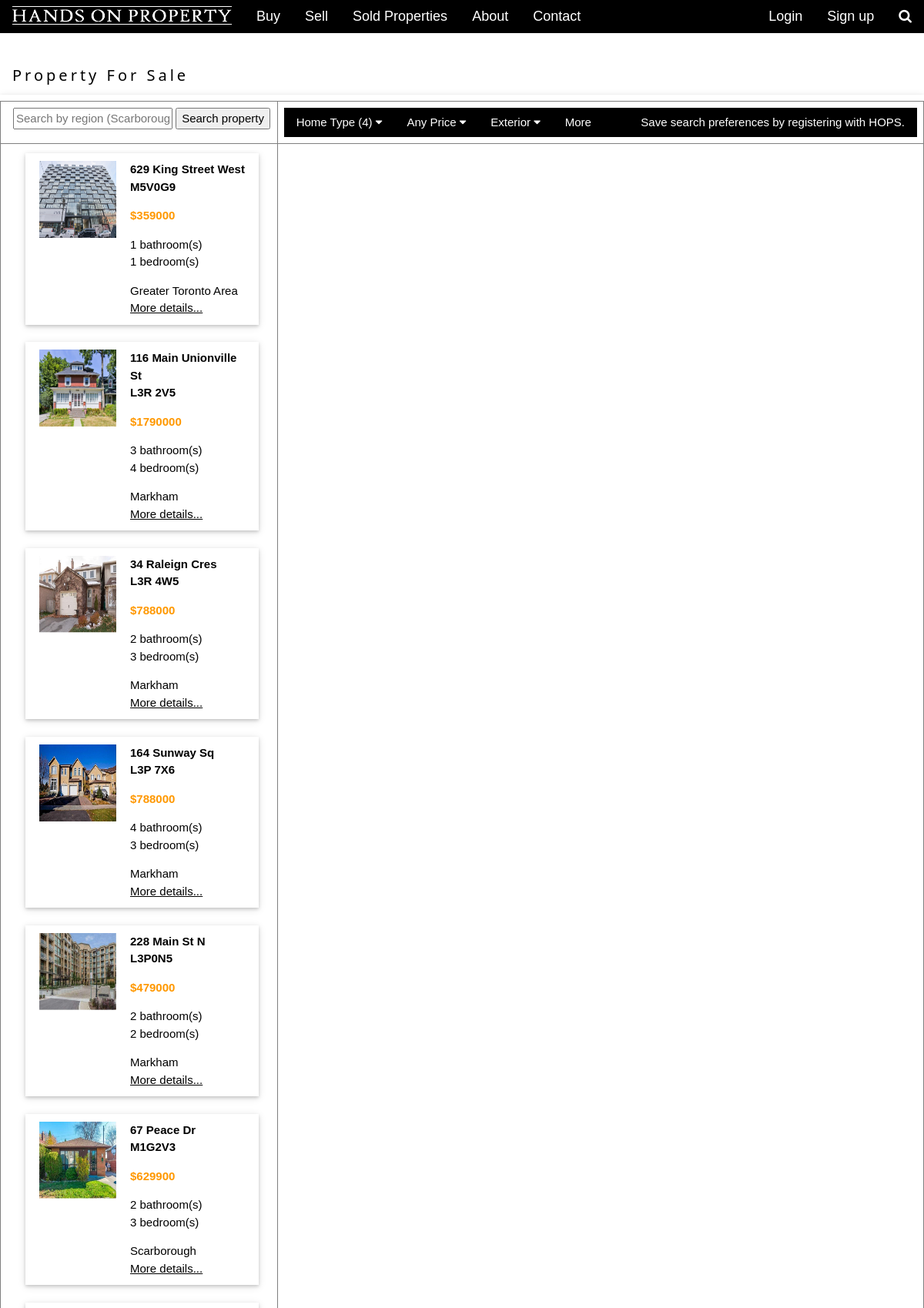
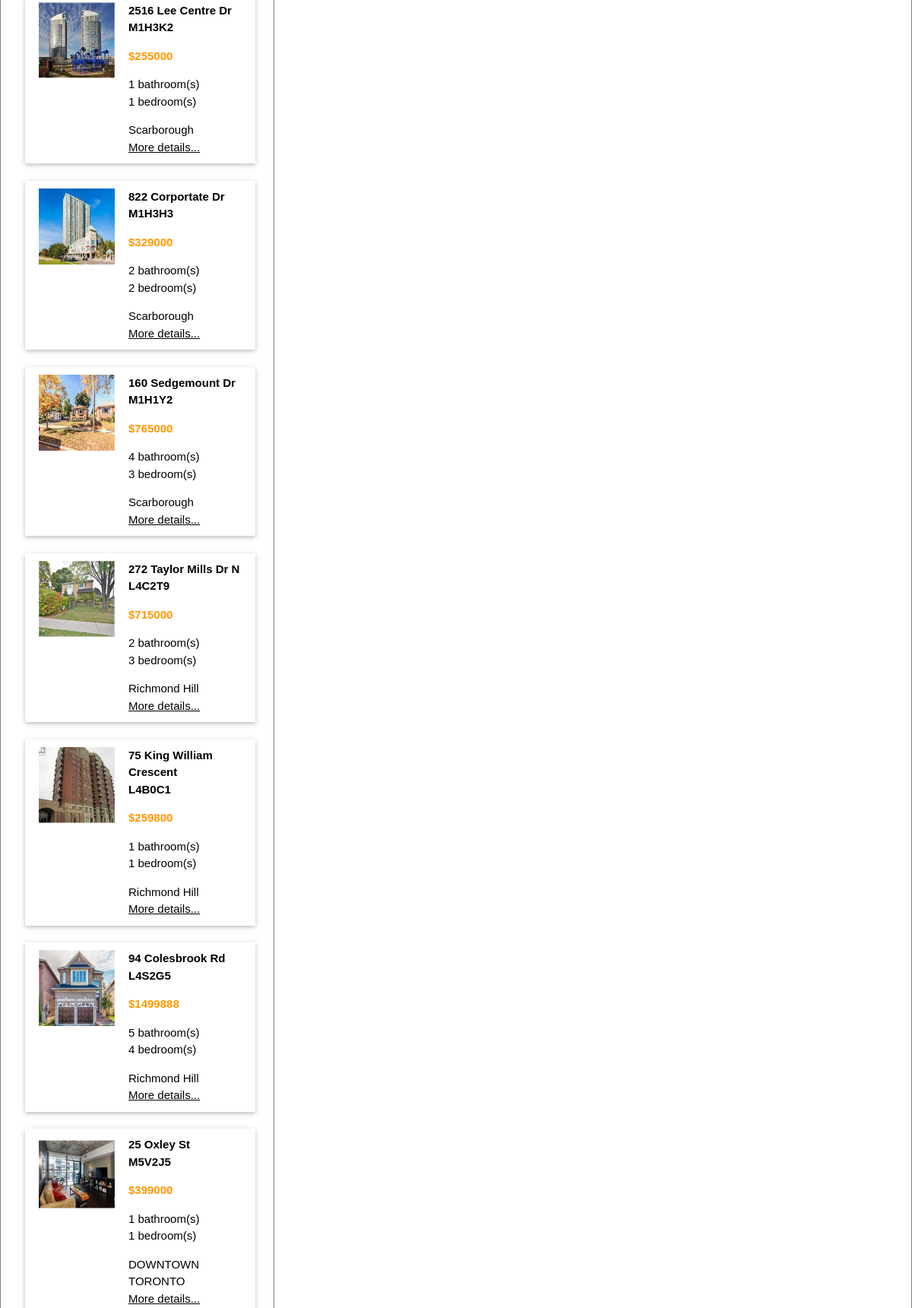
The page /buyproperty.php (upper part) on the database its author committed (2 pictures, top to bottom).
### tables this page shows
CREATE TABLE IF NOT EXISTS `property_images` (
  `id` int(11) NOT NULL,
  `image_path` varchar(150) NOT NULL,
  `mls_id` varchar(10) NOT NULL
);

CREATE TABLE IF NOT EXISTS `property` (
  `id` int(9) NOT NULL,
  `street_num` int(5) NOT NULL,
  `street_name` varchar(50) NOT NULL,
  `unit_num` varchar(4) NOT NULL,
  `postal_code` varchar(10) NOT NULL,
  `description` varchar(1000) NOT NULL,
  `num_of_bedroom` int(2) NOT NULL,
  `num_of_bathroom` int(2) NOT NULL,
  `region` varchar(50) NOT NULL,
  `city` varchar(50) NOT NULL,
  `province_territory` varchar(50) NOT NULL,
  `price` int(9) NOT NULL,
  `mls_id` varchar(10) NOT NULL,
  `latitude` decimal(11,6) NOT NULL,
  `longitude` decimal(11,6) NOT NULL
);

### library.php (the view, shortened to what this page needs)
<?php
	function showHeader($title, $body_css, $logout, $username){
		echo "<!DOCTYPE html><html>
		<title>".$title."</title>
		<meta name='viewport' content='width=device-width, initial-scale=1'>
		<link rel='stylesheet' type='text/css' href='./css/w3.css'>
		<link rel='stylesheet' type='text/css' href='./css/kalvin.css'>
		<link rel='stylesheet' href='https://fonts.googleapis.com/icon?family=Material+Icons'>
		<link rel='stylesheet' href='https://cdnjs.cloudflare.com/ajax/libs/font-awesome/4.7.0/css/font-awesome.min.css'>
		";
		echo "
		<script type='text/javascript' src='./js/library.js'></script>
		<script type='text/javascript' src='./js/kalvin.js'></script>
		<body ".$body_css.">
		";
		echo "
			<div class='w3-top'>
			<div class='w3-center'>
				<ul class='w3-navbar w3-black w3-large w3-left-align'>
				  <!--<li class='w3-hide-medium w3-hide-large w3-opennav w3-right'>
					<a class='w3-padding-large' href='javascript:void(0)' onclick='myFunction()' title='Toggle Navigation Menu'><i class='fa fa-bars'></i></a>
				  </li>-->
					<li class='w3-hide-small'><a class='w3-hover-none' href='index.php'><img src='./img/logo.png' border='0' /></a></li>
					<li class='w3-hide-small'><a href='buyproperty.php'>Buy</a></li>
					<li class='w3-hide-small'><a href='sellproperty.php'>Sell</a></li>
					<li class='w3-hide-small'><a href='historylist.php'>Sold Properties</a></li>
					<li class='w3-hide-small'><a href='aboutus.php'>About</a></li>
					<li class='w3-hide-small'><a href='contactus.php'>Contact</a></li>
					<li class='w3-right w3-hide-small'><a href='javascript:void(0)' class='w3-hover-red'><i class='fa fa-search'></i></a>
		";
		if($logout == 0){
			echo "
					<li class='w3-right w3-hide-small'><a href='#' class='w3-hover-red'
						onclick=\"document.getElementById('signUpModal').style.display='block';
						document.forms['SignUpForm']['firstName'].value = '';
						document.forms['SignUpForm']['lastName'].value = '';
						document.forms['SignUpForm']['email'].value = '';
						document.forms['SignUpForm']['phone_num'].value = '';
						document.forms['SignUpForm']['passWord'].value = '';
						document.getElementById('signup_msg').innerHTML = '';
						\">Sign up</a></li>
					<li class='w3-right w3-hide-small'><a href='#' class='w3-hover-red'
							onclick=\"document.getElementById('loginModal').style.display='block';
							document.forms['LoginForm']['userName'].value='';
							document.forms['LoginForm']['passWord'].value='';
							document.getElementById('login_msg').innerHTML='';
						\">Login</a></li>
				</ul>
			</div>
			</div>
			";
		}
	}
	function showFooter(){
		echo
		"</body>
		</html>
		";
	}
	function getPropertyList($region, $home_type, $min_price, $max_price, $exterior, $counter){
		$db = "";
		$property = "property";
		$server = "localhost";
		$user = "";
		$pass = "";
		$conn = mysqli_connect($server, $user, $pass, $db);
		if($counter == 4){
			$query = "select street_num, street_name, postal_code, region, city, province_territory, price, mls_id, num_of_bedroom, num_of_bathroom, latitude, longitude from $property p where region like '%$region%'
			and p.price >= $min_price and p.price <= $max_price";
		}
		else{
			$query = "select street_num, street_name, postal_code, region, city, province_territory, price, mls_id, num_of_bedroom, num_of_bathroom, latitude, longitude from $property";
		}
		if($results = mysqli_query($conn, $query)){
			$rowcount = mysqli_num_rows($results);
			if($rowcount > 0){
				while($row = mysqli_fetch_row($results)){
					$street_num = $row[0];
					$street_name = $row[1];
					$postal_code = $row[2];
					$region = $row[3];
					$price = $row[6];
					$mls_id = $row[7];
					$num_of_bedroom = $row[8];
					$num_of_bathroom = $row[9];
					echo "<div class='w3-card-2'>";
					echo "<table><tr>";
						echo "<td>";
						$image_query = "select image_path from property_images where mls_id = '$mls_id'";
						if($image_results = mysqli_query($conn, $image_query)){
							while($row = mysqli_fetch_row($image_results)){
								$image_path = $row[0];
								echo "<img src='$image_path' width='100' height='100' />" . "<br />";
								break;
							}
						}
						echo "</td>";
						echo "<td>";
						echo "<b>$street_num $street_name</b>
							<br /><b>$postal_code</b>
							<p class='w3-text-orange'><b>\$$price</b></p>
							<p>$num_of_bathroom bathroom(s)<br />$num_of_bedroom bedroom(s) </p>
							$region
							<br />
								<a href='buyproperty.php?mls_id=".$mls_id."'>More details...</a>
							";
						echo "</td>";
					echo "</tr></table>";
					echo "</div>";
					echo "<br />";
				}
			}else{
				echo "<div class='w3-card-2'><table><tr><td><h2 class='w3-text-black'>No results found.</h2></td></tr>
				<tr><td><a href='buyproperty.php'>Click to refresh search</a></td></tr>
				</table></div>";
			}
		}
	}
?>

### css/w3.css (style rules this page uses)
*,*:before,*:after { box-sizing:inherit }
html { -ms-text-size-adjust:100%;-webkit-text-size-adjust:100% }
body { margin:0 }
a { background-color:transparent;-webkit-text-decoration-skip:objects }
img { border-style:none }
html,body { font-family:Verdana,sans-serif;font-size:15px;line-height:1.5 }
html { overflow-x:hidden }
img { margin-bottom:-5px }
a { color:inherit }
.w3-table td,.w3-table th,.w3-table-all td,.w3-table-all th { padding:8px 8px;display:table-cell;text-align:left;vertical-align:top }
.w3-table th:first-child,.w3-table td:first-child,.w3-table-all th:first-child,.w3-table-all td:first-child { padding-left:16px }
.w3-navbar { list-style-type:none;margin:0;padding:0;overflow:hidden }
.w3-navbar li { float:left }
.w3-navbar li a,.w3-navitem,.w3-navbar li .w3-btn,.w3-navbar li .w3-input { display:block;padding:8px 16px }
.w3-navbar a,.w3-topnav a,.w3-sidenav a,.w3-dropdown-content a,.w3-accordion-content a,.w3-dropnav a { text-decoration:none!important }
.w3-btn,.w3-btn-floating,.w3-dropnav a,.w3-btn-floating-large,.w3-btn-block,.w3-hover-shadow,.w3-hover-opacity,.w3-hover-opacity-off,.w3-hover-sepia,.w3-hover-grayscale,.w3-hover-greyscale, .w3-navbar a,.w3-sidenav a,.w3-pagination li a,.w3-hoverable tbody tr,.w3-hoverable li,.w3-accordion-content a,.w3-dropdown-content a,.w3-dropdown-click:hover,.w3-dropdown-hover:hover,.w3-opennav,.w3-closenav,.w3-closebtn, .w3-hover-amber,.w3-hover-aqua,.w3-hover-blue,.w3-hover-light-blue,.w3-hover-brown,.w3-hover-cyan,.w3-hover-blue-grey,.w3-hover-green,.w3-hover-light-green,.w3-hover-indigo,.w3-hover-khaki,.w3-hover-lime,.w3-hover-orange,.w3-hover-deep-orange,.w3-hover-pink, .w3-hover-purple,.w3-hover-deep-purple,.w3-hover-red,.w3-hover-sand,.w3-hover-teal,.w3-hover-yellow,.w3-hover-white,.w3-hover-black,.w3-hover-grey,.w3-hover-light-grey,.w3-hover-dark-grey,.w3-hover-text-amber,.w3-hover-text-aqua,.w3-hover-text-blue,.w3-hover-text-light-blue, .w3-hover-text-brown,.w3-hover-text-cyan,.w3-hover-text-blue-grey,.w3-hover-text-green,.w3-hover-text-light-green,.w3-hover-text-indigo,.w3-hover-text-khaki,.w3-hover-text-lime,.w3-hover-text-orange,.w3-hover-text-deep-orange,.w3-hover-text-pink,.w3-hover-text-purple, .w3-hover-text-deep-purple,.w3-hover-text-red,.w3-hover-text-sand,.w3-hover-text-teal,.w3-hover-text-yellow,.w3-hover-text-white,.w3-hover-text-black,.w3-hover-text-grey,.w3-hover-text-light-grey,.w3-hover-text-dark-grey { -webkit-transition:background-color .3s,color .15s,box-shadow .3s,opacity 0.3s,filter 0.3s;transition:background-color .3s,color .15s,box-shadow .3s,opacity 0.3s,filter 0.3s }
.w3-top,.w3-bottom { position:fixed;width:100%;z-index:1 }
.w3-top { top:0 }
.w3-right { float:right!important }
.w3-large { font-size:18px!important }
.w3-left-align { text-align:left!important }
.w3-center { text-align:center!important }
.w3-card-2,.w3-example { box-shadow:0 2px 4px 0 rgba(0,0,0,0.16),0 2px 10px 0 rgba(0,0,0,0.12)!important }
.w3-black,.w3-hover-black:hover { color:#fff!important;background-color:#000!important }
.w3-text-orange,.w3-hover-text-orange:hover { color:#ff9800!important }

### rows shown on the page
property: street_num "629", street_name "King Street West", postal_code "M5V0G9", price "359000", num_of_bathroom "1", num_of_bedroom "1", region "Greater Toronto Area"
property_images: image_path (picture)
property: street_num "116", street_name "Main Unionville St", postal_code "L3R 2V5", price "1790000", num_of_bathroom "3", num_of_bedroom "4", region "Markham"
property_images: image_path (picture)
property: street_num "34", street_name "Raleign Cres", postal_code "L3R 4W5", price "788000", num_of_bathroom "2", num_of_bedroom "3", region "Markham"
property_images: image_path (picture)
property: street_num "164", street_name "Sunway Sq", postal_code "L3P 7X6", price "788000", num_of_bathroom "4", num_of_bedroom "3", region "Markham"
property_images: image_path (picture)
property: street_num "228", street_name "Main St N", postal_code "L3P0N5", price "479000", num_of_bathroom "2", num_of_bedroom "2", region "Markham"
property_images: image_path (picture)
property: street_num "67", street_name "Peace Dr", postal_code "M1G2V3", price "629900", num_of_bathroom "2", num_of_bedroom "3", region "Scarborough"
property_images: image_path (picture)
property: street_num "2516", street_name "Lee Centre Dr", postal_code "M1H3K2", price "255000", num_of_bathroom "1", num_of_bedroom "1", region "Scarborough"
property_images: image_path (picture)
property: street_num "822", street_name "Corportate Dr", postal_code "M1H3H3", price "329000", num_of_bathroom "2", num_of_bedroom "2", region "Scarborough"
property_images: image_path (picture)
property: street_num "160", street_name "Sedgemount Dr", postal_code "M1H1Y2", price "765000", num_of_bathroom "4", num_of_bedroom "3", region "Scarborough"
property_images: image_path (picture)
property: street_num "272", street_name "Taylor Mills Dr N", postal_code "L4C2T9", price "715000", num_of_bathroom "2", num_of_bedroom "3", region "Richmond Hill"
property_images: image_path (picture)
property: street_num "75", street_name "King William Crescent", postal_code "L4B0C1", price "259800", num_of_bathroom "1", num_of_bedroom "1", region "Richmond Hill"
property_images: image_path (picture)
property: street_num "94", street_name "Colesbrook Rd", postal_code "L4S2G5", price "1499888", num_of_bathroom "5", num_of_bedroom "4", region "Richmond Hill"
property_images: image_path (picture)
property: street_num "25", street_name "Oxley St", postal_code "M5V2J5", price "399000", num_of_bathroom "1", num_of_bedroom "1", region "DOWNTOWN TORONTO"
property_images: image_path (picture)
